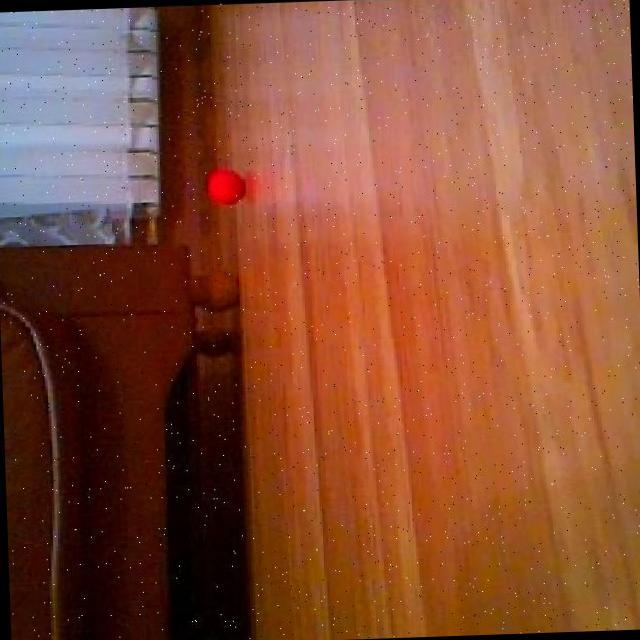
#> input picture YOLO_for_red_ball/test/images/103_jpg.rf.de7abc59ba61594c8f3e7b834723eeec.jpg, 640 x 640 px
$ python -i map_builder.py   (imports and definitions only)
#> lines starting #> are read from the running program, lines starting #| are printed output that depends on the picture; after the words box and inside, x2 and y2 are one past the last pixel; in counts of white or black regions, pixels touching at a corner belong together
#> further down, picture is the input picture: shape (640, 640, 3); mean B, G, R 53.4, 77.3, 135.6
import cv2
import numpy as np

class MapBuilder:
    """Строит карту лабиринта по изображению с верхней камеры."""

    def __init__(self, maze_width_m=3.0, maze_height_m=3.0):
        self.maze_width_m = maze_width_m
        self.maze_height_m = maze_height_m
        self.occupancy_grid = None   # 0 свободно, 1 стена/шар
        self.grid_resolution = None  # метров на пиксель
        self.red_ball_goal = None    # мировые координаты красного шара (заполняется извне)
        self.exit_goal = None        # мировые координаты выхода

    def build_map(self, image):
        """Создаёт occupancy grid из BGR-изображения."""
        h, w = image.shape[:2]
#> h = 640; w = 640
        self.grid_resolution = self.maze_width_m / w
#> self.grid_resolution = 0.00469

        gray = cv2.cvtColor(image, cv2.COLOR_BGR2GRAY)
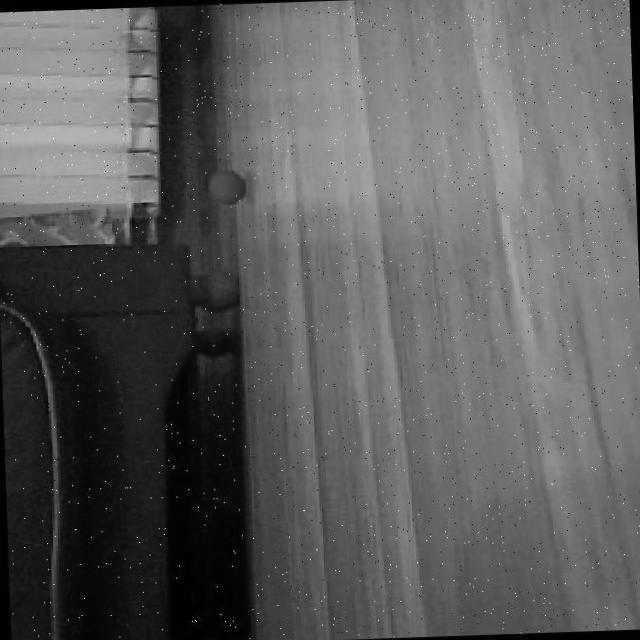
#> gray: shape (640, 640); min 0, max 247, mean 92
        _, wall_mask = cv2.threshold(gray, 60, 255, cv2.THRESH_BINARY_INV)
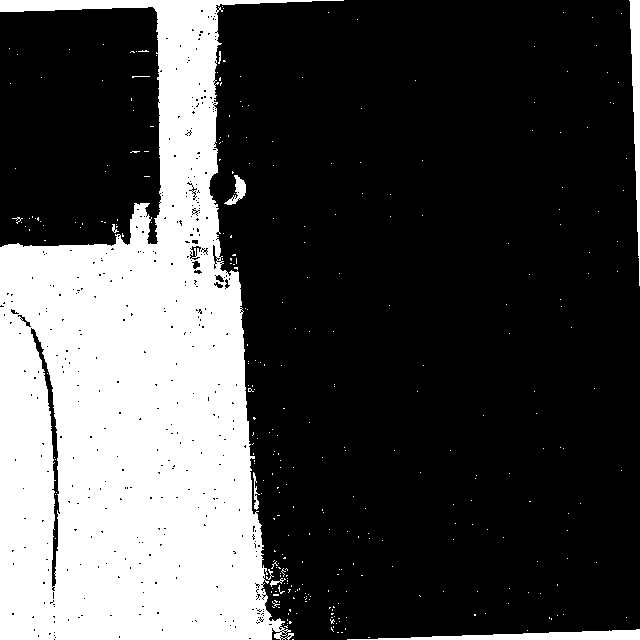
#> wall_mask: shape (640, 640); 28.8% white; 324 white regions (313 under 20 px), largest, box (x1, y1, x2, y2) and area: (0, 0, 344, 640) 113653, (347, 629, 640, 640) 1616, (629, 0, 640, 286) 1572

        hsv = cv2.cvtColor(image, cv2.COLOR_BGR2HSV)
#> hsv: shape (640, 640, 3); mean H, S, V 22.8, 177.5, 138.3

        # Красные тона
        lower_red1 = np.array([0, 100, 100])
        upper_red1 = np.array([10, 255, 255])
        lower_red2 = np.array([160, 100, 100])
        upper_red2 = np.array([179, 255, 255])
        red_mask = cv2.inRange(hsv, lower_red1, upper_red1) | cv2.inRange(hsv, lower_red2, upper_red2)
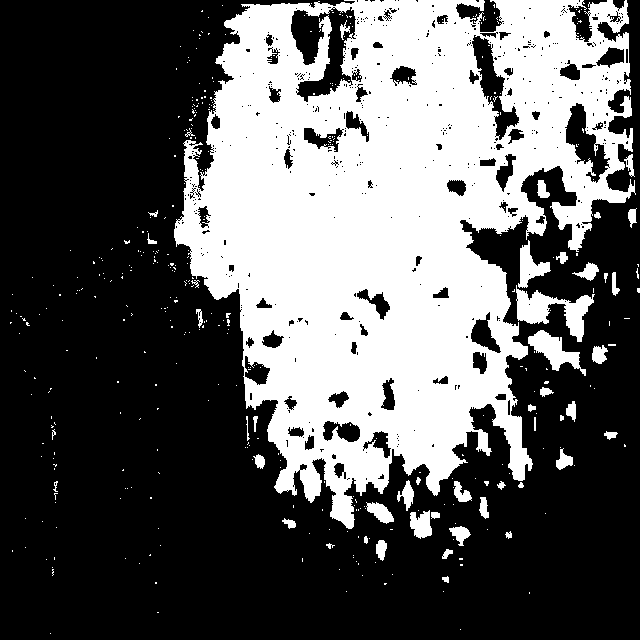
#> red_mask: shape (640, 640); 36.4% white; 419 white regions (371 under 20 px), largest, box (x1, y1, x2, y2) and area: (174, 0, 636, 529) 140454, (516, 285, 595, 342) 1777, (528, 330, 586, 376) 1047

        # Зелёные тона
        lower_green = np.array([35, 50, 50])
        upper_green = np.array([85, 255, 255])
        green_mask = cv2.inRange(hsv, lower_green, upper_green)
#> green_mask: shape (640, 640); every value is 0

        balls_mask = red_mask | green_mask
        obstacle_mask = wall_mask | green_mask

        self.occupancy_grid = (obstacle_mask > 0).astype(np.uint8)
        return self.occupancy_grid

    # [73 lines left out: functions pixel_to_world, world_to_grid, detect_robot_initial, detect_exit, not called in this run]

>>> import cv2
>>> picture = cv2.imread('../../../YOLO_for_red_ball/test/images/103_jpg.rf.de7abc59ba61594c8f3e7b834723eeec.jpg')
>>> result = MapBuilder().build_map(picture)

$ run again, on YOLO_for_red_ball/test/images/109_jpg.rf.4ede280b9616e9ee4d85563d06d838bd.jpg
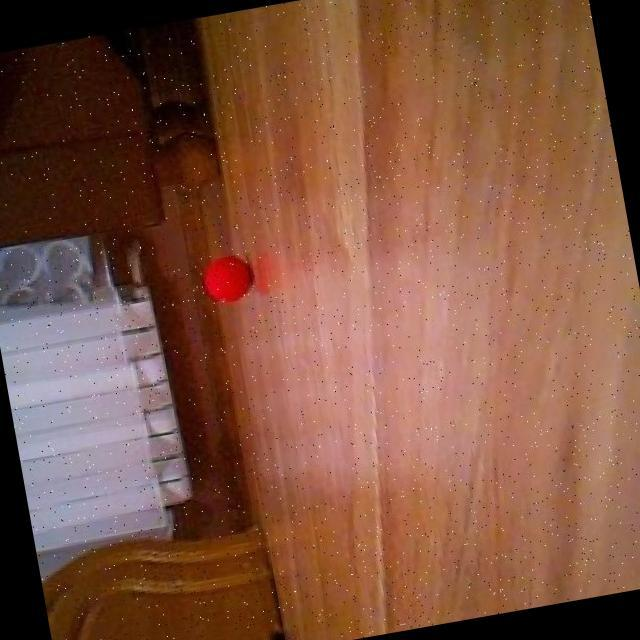
#> input picture YOLO_for_red_ball/test/images/109_jpg.rf.4ede280b9616e9ee4d85563d06d838bd.jpg, 640 x 640 px
#> picture is the input picture: shape (640, 640, 3); mean B, G, R 65.3, 84.4, 128.5
#> in build_map, `_, wall_mask = cv2.threshold(gray, 60, 255, cv2.THRESH_BINARY_INV)`:
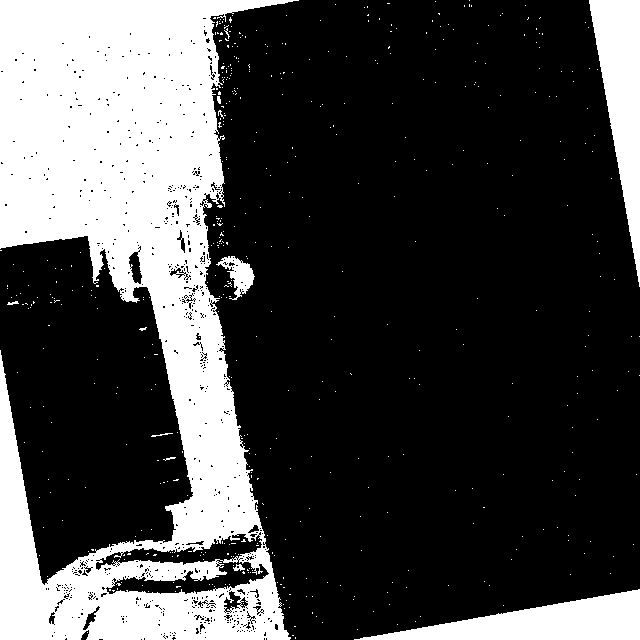
#> wall_mask: shape (640, 640); 27.5% white; 514 white regions (504 under 20 px), largest, box (x1, y1, x2, y2) and area: (0, 0, 299, 640) 96198, (589, 0, 640, 287) 7438, (354, 589, 640, 640) 7342
#> hsv: shape (640, 640, 3); mean H, S, V 24.7, 139.1, 129.7
#> in build_map, `red_mask = cv2.inRange(hsv, lower_red1, upper_red1) | cv2.inRange(hsv,..`:
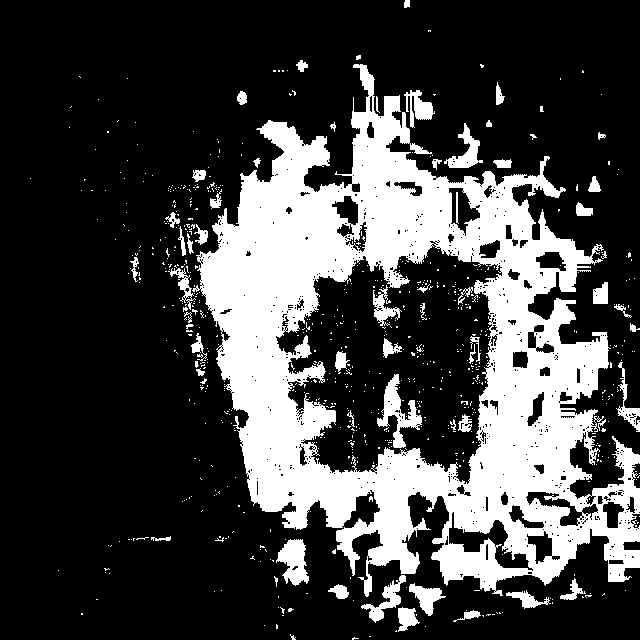
#> red_mask: shape (640, 640); 26% white; 735 white regions (675 under 20 px), largest, box (x1, y1, x2, y2) and area: (192, 64, 640, 597) 94415, (377, 374, 422, 448) 1173, (276, 539, 309, 586) 942
#> green_mask: shape (640, 640); every value is 0

$ run again, on YOLO_for_red_ball/test/images/109_jpg.rf.98c28e99ed3196d9b1badd9c7280180d.jpg
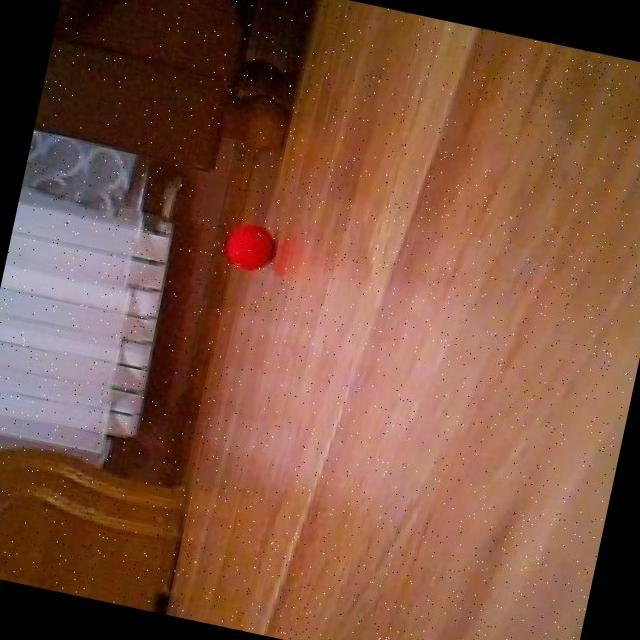
#> input picture YOLO_for_red_ball/test/images/109_jpg.rf.98c28e99ed3196d9b1badd9c7280180d.jpg, 640 x 640 px
#> picture is the input picture: shape (640, 640, 3); mean B, G, R 64, 83.1, 127
#> in build_map, `_, wall_mask = cv2.threshold(gray, 60, 255, cv2.THRESH_BINARY_INV)`:
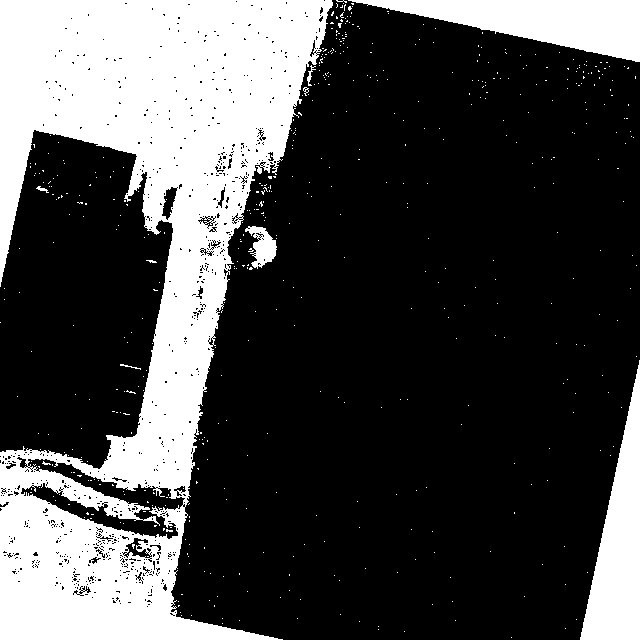
#> wall_mask: shape (640, 640); 28.7% white; 545 white regions (536 under 20 px), largest, box (x1, y1, x2, y2) and area: (0, 0, 333, 640) 98092, (348, 0, 640, 62) 9166, (580, 360, 640, 640) 8512
#> hsv: shape (640, 640, 3); mean H, S, V 24, 138.6, 128.1
#> in build_map, `red_mask = cv2.inRange(hsv, lower_red1, upper_red1) | cv2.inRange(hsv,..`:
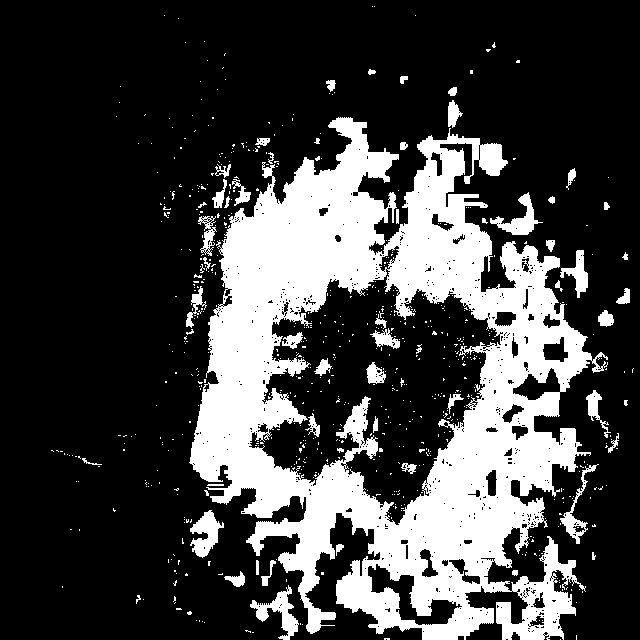
#> red_mask: shape (640, 640); 25.7% white; 682 white regions (626 under 20 px), largest, box (x1, y1, x2, y2) and area: (189, 117, 608, 640) 95047, (250, 585, 299, 640) 907, (190, 510, 224, 558) 844
#> green_mask: shape (640, 640); every value is 0
